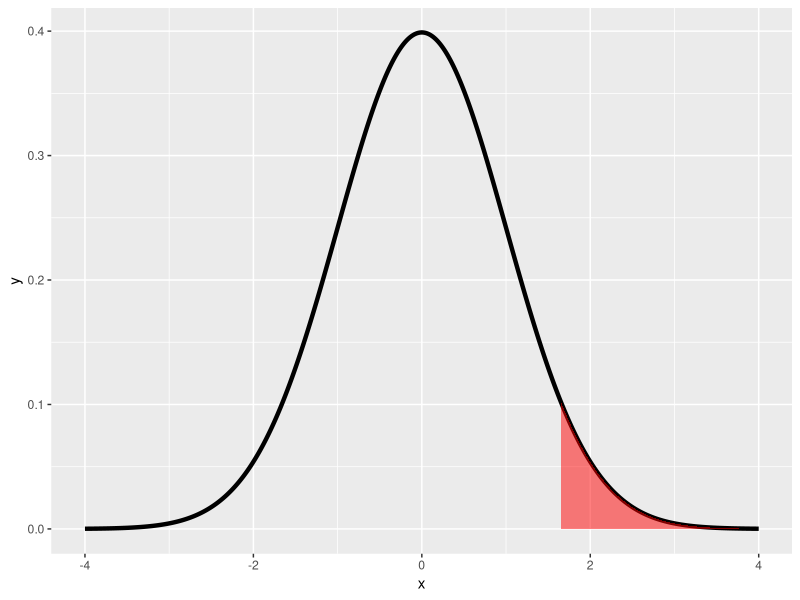
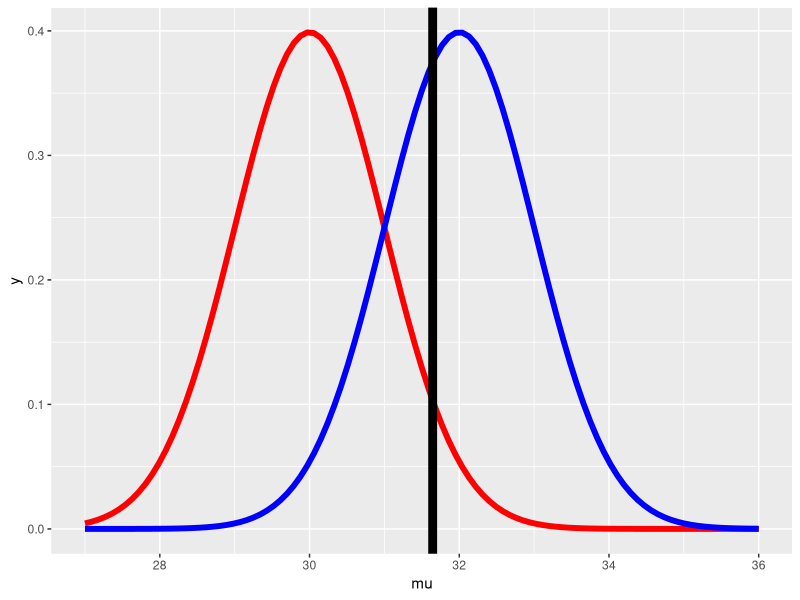
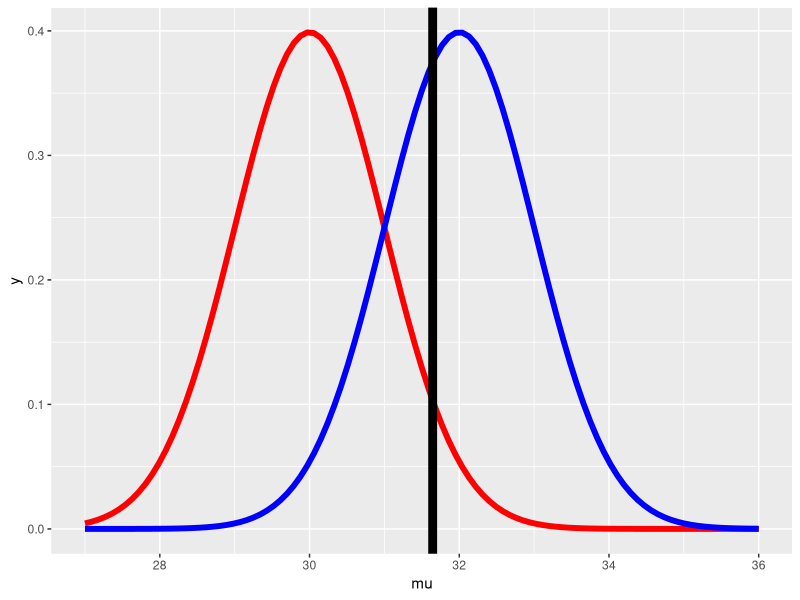
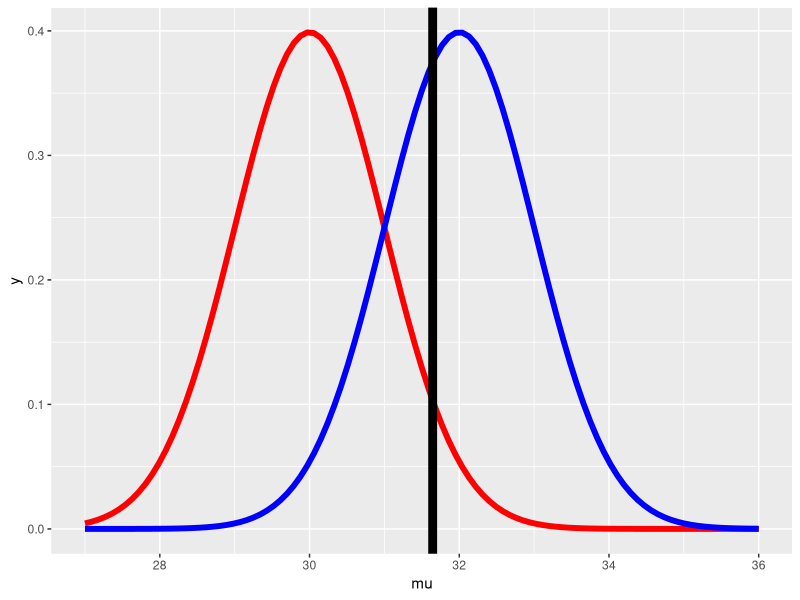
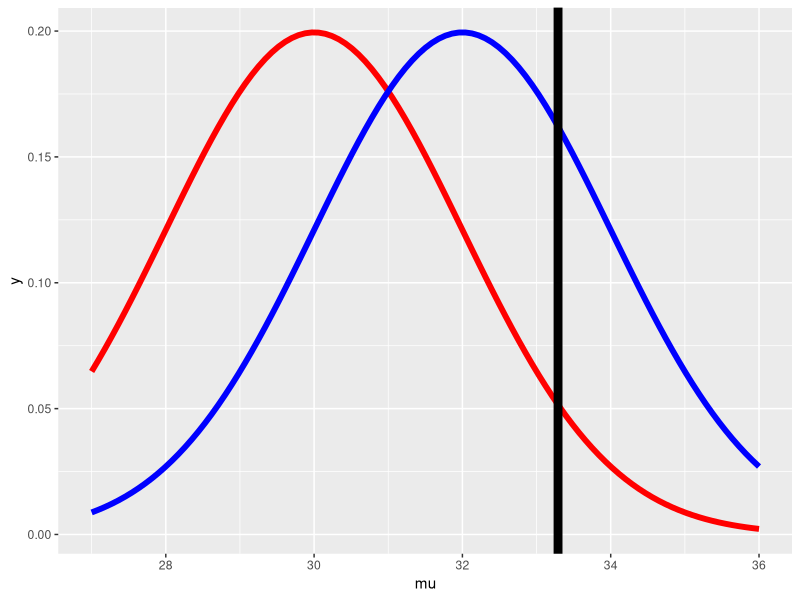
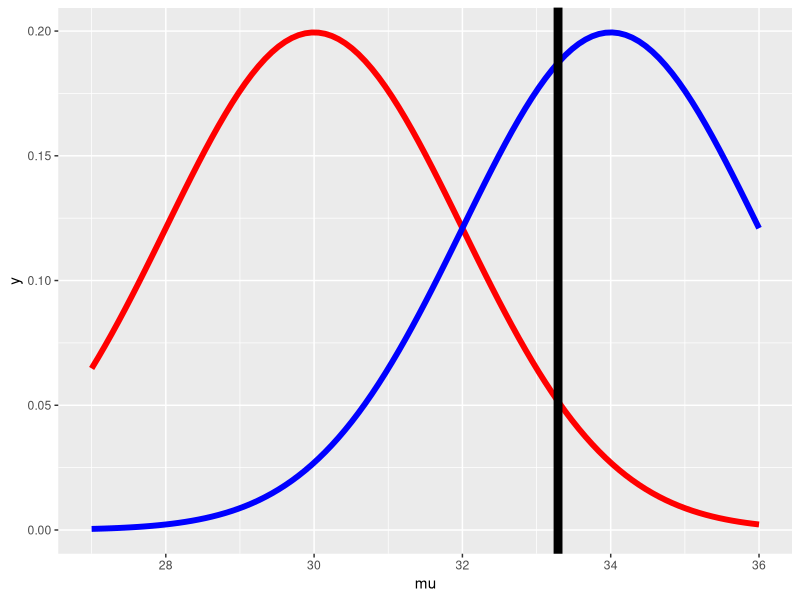
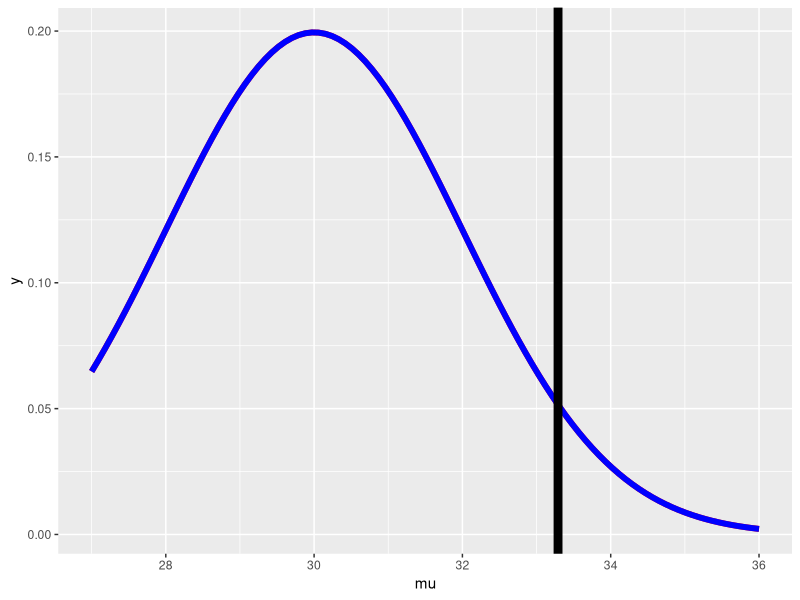
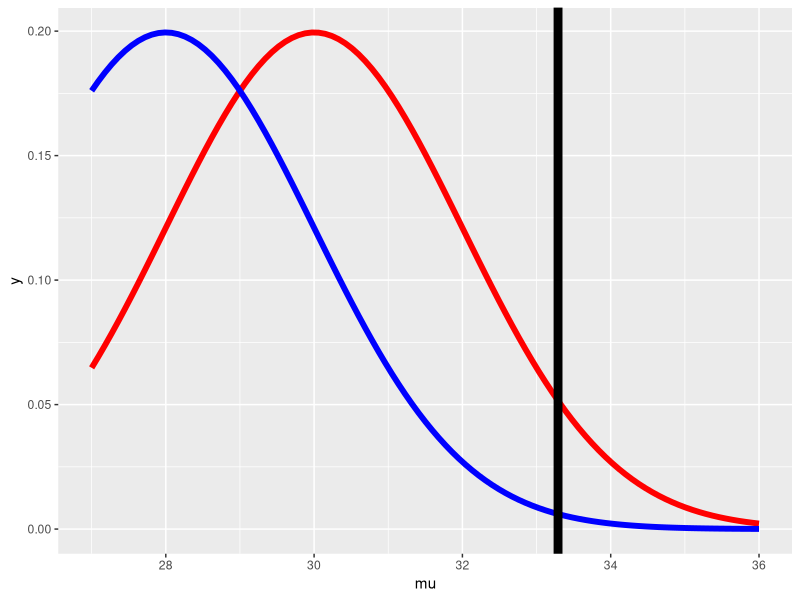

Generate these figures, in order, with R:
## ---- chunk 1
knitr::opts_chunk$set(echo = FALSE)
## ---- chunk 2
#R4.0 Environmental Set for:
library(knitr) # creating a pdf document ; 
library(ggplot2) # making plots
library(reshape2) # data frames

## ---- chunk 3

x <- seq(-4,4, length = 2000)
dat <- data.frame(x=x, y=dnorm(x))
g <- ggplot(dat, aes(x = x, y = y)) + geom_line(size = 1.5)+scale_y_continuous(limits=c(0,max(dat$y)))
suppressWarnings(g <- g+ layer("area", stat="identity", position="identity",mapping = aes(x=ifelse(x>qnorm(.95),x,NA)),
            params=list(fill="red",alpha=.5, na.rm=TRUE))) 
#suppressWarnings(g <- g + geom_line(x=2.0,size=1.5,colour="blue"))
suppressWarnings(print(g))
## ---- chunk 4

  mua <- 32
  mu0 <- 30
  sigma <- 4
  n <- 16
  alpha <- .05
  g = ggplot(data.frame(mu = c(27, 36)), aes(x = mu))
  g = g + stat_function(fun=dnorm, geom = "line", 
                        args = list(mean = mu0, sd = sigma / sqrt(n)), 
                        size = 2, col = "red")
  g = g + stat_function(fun=dnorm, geom = "line", 
                        args = list(mean = mua, sd = sigma / sqrt(n)), 
                        size = 2, col = "blue")
  xitc = mu0 + qnorm(1 - alpha) * sigma / sqrt(n)
  g = g + geom_vline(xintercept=xitc, size = 3)
  print(g)
  
## ---- chunk 5

  mua <- 32
  mu0 <- 30
  sigma <- 4
  n <- 16
  alpha <- .05
  g = ggplot(data.frame(mu = c(27, 36)), aes(x = mu))
  g = g + stat_function(fun=dnorm, geom = "line", 
                        args = list(mean = mu0, sd = sigma / sqrt(n)), 
                        size = 2, col = "red")
  g = g + stat_function(fun=dnorm, geom = "line", 
                        args = list(mean = mua, sd = sigma / sqrt(n)), 
                        size = 2, col = "blue")
  xitc = mu0 + qnorm(1 - alpha) * sigma / sqrt(n)
  g = g + geom_vline(xintercept=xitc, size = 3)
  print(g)
  
## ---- chunk 6

  mua <- 32
  mu0 <- 30
  sigma <- 4
  n <- 16
  alpha <- .05
  g = ggplot(data.frame(mu = c(27, 36)), aes(x = mu))
  g = g + stat_function(fun=dnorm, geom = "line", 
                        args = list(mean = mu0, sd = sigma / sqrt(n)), 
                        size = 2, col = "red")
  g = g + stat_function(fun=dnorm, geom = "line", 
                        args = list(mean = mua, sd = sigma / sqrt(n)), 
                        size = 2, col = "blue")
  xitc = mu0 + qnorm(1 - alpha) * sigma / sqrt(n)
  g = g + geom_vline(xintercept=xitc, size = 3)
  print(g)
  
## ---- chunk 7

  mua <- 32
  mu0 <- 30
  sigma_fat <-8
  n <- 16
  alpha <- .05
  g = ggplot(data.frame(mu = c(27, 36)), aes(x = mu))
  g = g + stat_function(fun=dnorm, geom = "line", 
                        args = list(mean = mu0, sd = sigma_fat / sqrt(n)), 
                        size = 2, col = "red")
  g = g + stat_function(fun=dnorm, geom = "line", 
                        args = list(mean = mua, sd = sigma_fat / sqrt(n)), 
                        size = 2, col = "blue")
  xitc = mu0 + qnorm(1 - alpha) * sigma_fat / sqrt(n)
  g = g + geom_vline(xintercept=xitc, size = 3)
  print(g)
  
## ---- chunk 8

  mua <- 34
  mu0 <- 30
  sigma_fat <-8
  n <- 16
  alpha <- .05
  g = ggplot(data.frame(mu = c(27, 36)), aes(x = mu))
  g = g + stat_function(fun=dnorm, geom = "line", 
                        args = list(mean = mu0, sd = sigma_fat / sqrt(n)), 
                        size = 2, col = "red")
  g = g + stat_function(fun=dnorm, geom = "line", 
                        args = list(mean = mua, sd = sigma_fat / sqrt(n)), 
                        size = 2, col = "blue")
  xitc = mu0 + qnorm(1 - alpha) * sigma_fat / sqrt(n)
  g = g + geom_vline(xintercept=xitc, size = 3)
  print(g)
  
## ---- chunk 9

  mua <- 30
  mu0 <- 30
  sigma_fat <-8
  n <- 16
  alpha <- .05
  g = ggplot(data.frame(mu = c(27, 36)), aes(x = mu))
  g = g + stat_function(fun=dnorm, geom = "line", 
                        args = list(mean = mu0, sd = sigma_fat / sqrt(n)), 
                        size = 2, col = "red")
  g = g + stat_function(fun=dnorm, geom = "line", 
                        args = list(mean = mua, sd = sigma_fat / sqrt(n)), 
                        size = 2, col = "blue")
  xitc = mu0 + qnorm(1 - alpha) * sigma_fat / sqrt(n)
  g = g + geom_vline(xintercept=xitc, size = 3)
  print(g)
  
## ---- chunk 10

  mua <- 28
  mu0 <- 30
  sigma_fat <-8
  n <- 16
  alpha <- .05
  g = ggplot(data.frame(mu = c(27, 36)), aes(x = mu))
  g = g + stat_function(fun=dnorm, geom = "line", 
                        args = list(mean = mu0, sd = sigma_fat / sqrt(n)), 
                        size = 2, col = "red")
  g = g + stat_function(fun=dnorm, geom = "line", 
                        args = list(mean = mua, sd = sigma_fat / sqrt(n)), 
                        size = 2, col = "blue")
  xitc = mu0 + qnorm(1 - alpha) * sigma_fat / sqrt(n)
  g = g + geom_vline(xintercept=xitc, size = 3)
  print(g)
  
## ---- chunk 11

z <- qnorm(.95)

nseq = c(8, 16, 32, 64, 128)
mua = seq(30, 35, by = 0.1)
power = sapply(nseq, function(n)
  pnorm(mu0 + z * sigma / sqrt(n), mean = mua, sd = sigma / sqrt(n), 
        lower.tail = FALSE)
)
colnames(power) <- paste("n", nseq, sep = "")
d <- data.frame(mua, power)
d2 <- melt(d, id.vars = "mua")
names(d2) <- c("mua", "n", "power")    
g <- ggplot(d2, 
            aes(x = mua, y = power, col = n)) + geom_line(size = 2)
print(g)
  
## ---- chunk 12

z <- qnorm(.95)

pnorm(30+z,mean=30,lower.tail=FALSE) 

## ---- chunk 13

z <- qnorm(.95)

pnorm(30+z, mean=32,lower.tail=FALSE) 

## ---- chunk 14

z <- qnorm(.95)

pnorm(30+z, mean=32, sd= 1, lower.tail=FALSE) 

## ---- chunk 15

z <- qnorm(.95)

pnorm(30+z, mean=32, sd= 2, lower.tail=FALSE) 

## ---- chunk 16

z <- qnorm(.95)
mu0 <- 30
n <- 16
sigseq = c(8, 16, 32, 64, 128)
mua = seq(30, 35, by = 0.1)
power = sapply(sigseq, function(sigma)
  pnorm(mu0 + z * sigma / sqrt(n), mean = mua, sd = sigma / sqrt(n), 
        lower.tail = FALSE)
)
colnames(power) <- paste("sigma", sigseq, sep = "")
d <- data.frame(mua, power)
d2 <- melt(d, id.vars = "mua")
names(d2) <- c("mua", "sigma", "power")    
g <- ggplot(d2, 
            aes(x = mua, y = power, col = sigma)) + geom_line(size = 2)
print(g)   
  
## ---- chunk 17

alseq = c(.95, .9, .85, .8)
mua = seq(30, 35, by = 0.1)
z = lapply(alseq, qnorm)
power = sapply(z, function(z)
   pnorm(mu0 + z * sigma / sqrt(n), mean = mua, sd = sigma / sqrt(n), 
        lower.tail = FALSE)
)
colnames(power) <- paste("alpha", 1-alseq, sep = "")
d <- data.frame(mua, power)
d2 <- melt(d, id.vars = "mua")
names(d2) <- c("mua", "alpha", "power")    
g <- ggplot(d2, 
            aes(x = mua, y = power, col = alpha)) + geom_line(size = 2)
print(g)  
  
## ---- chunk 18

power.t.test(n = 16,delta = 2 / 4, sd=1, type = "one.sample", 
             alt = "one.sided")$power

power.t.test(n = 16, delta = 2 , sd=4, type = "one.sample", 
             alt ="one.sided")$power

power.t.test(n = 16, delta = 100 , sd=200, type = "one.sample", 
             alt ="one.sided")$power

## ---- chunk 19

power.t.test(power = .8, delta = 2 / 4, sd=1, type = "one.sample", 
             alt = "one.sided")$n

power.t.test(power = .8, delta = 2, sd=4, type = "one.sample", 
             alt = "one.sided")$n

power.t.test(power = .8, delta = 100, sd=200, type = "one.sample", 
             alt = "one.sided")$n
## ---- chunk 20

power.t.test(power = .8, n=26, sd=1, type = "one.sample",  
             alt = "one.sided")$delta
## ---- chunk 21

power.t.test(power = .8, n=27, sd=1, type = "one.sample",  
             alt = "one.sided")$delta
## ---- chunk 22

power.t.test(power = .8, n=26, sd=2, type = "one.sample",  
             alt = "one.sided")$delta
